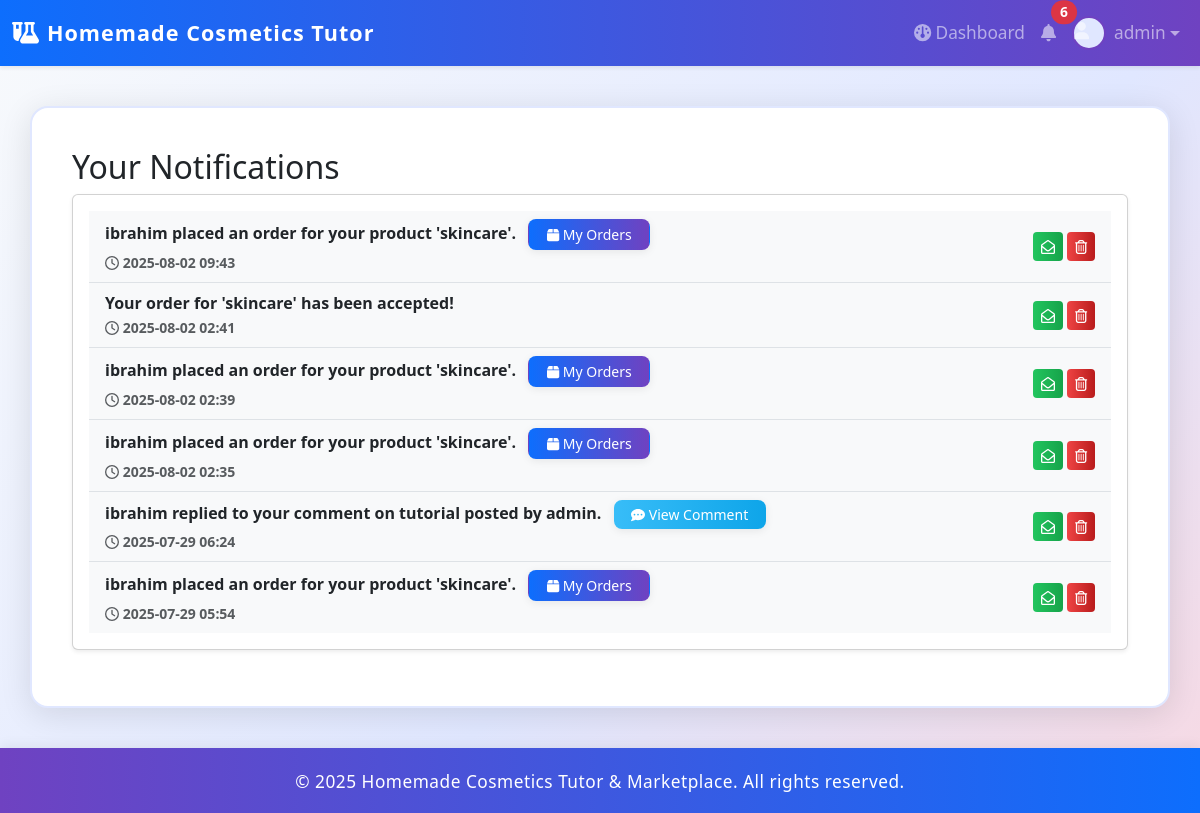
The page /notifications (signed in) on the database its author committed.
### app/model.py (models this page shows, shortened)
class User(db.Model, UserMixin):
    id = db.Column(db.Integer, primary_key=True)
    username = db.Column(db.String(150), nullable=False, unique=True)
    email = db.Column(db.String(150), nullable=False, unique=True)
    password_hash = db.Column(db.String(256), nullable=False)
    role = db.Column(db.String(50), nullable=False)  # 'facilitator' or 'learner'
    is_admin = db.Column(db.Boolean, default=False)  # Admin flag
    notifications = db.relationship('Notification', backref='user', lazy='dynamic')

class Notification(db.Model):
    id = db.Column(db.Integer, primary_key=True)
    user_id = db.Column(db.Integer, db.ForeignKey('user.id'), nullable=False)
    message = db.Column(db.String(256), nullable=False)
    is_read = db.Column(db.Boolean, default=False)
    timestamp = db.Column(db.DateTime, default=datetime.utcnow)
    comment_id = db.Column(db.Integer, nullable=True)  # For direct comment linking

### app/routes.py (the view)
@app.route('/notifications')
@login_required
def notifications():
    from app.model import Notification, Comment
    notifs = Notification.query.filter_by(user_id=current_user.id).order_by(Notification.timestamp.desc()).all()
    comment_ids = [n.comment_id for n in notifs if n.comment_id]
    comments = Comment.query.filter(Comment.id.in_(comment_ids)).all() if comment_ids else []
    comments_dict = {c.id: c for c in comments}
    return render_template('notifications.html', notifications=notifs, comments_dict=comments_dict)

### app/__init__.py (called while the page is built)
@login_manager.user_loader
def load_user(user_id):
    from app.model import User
    return User.query.get(int(user_id))

### app/templates/notifications.html
{% extends "base.html" %}
{% block content %}
<h2>Your Notifications</h2>
<div class="card shadow-sm mb-4">
  <div class="card-body">
    {% if notifications %}
      <ul class="list-group list-group-flush">
        {% for notif in notifications %}
          <li class="list-group-item d-flex justify-content-between align-items-center {% if not notif.is_read %}fw-bold bg-light{% endif %}">
            <div>
              <span>{{ notif.message }}
                {% if notif.comment_id and comments_dict[notif.comment_id] is defined %}
                  <a href="{{ url_for('tutorial_detail', tutorial_id=comments_dict[notif.comment_id].tutorial_id) }}#comment-{{ notif.comment_id }}" class="btn btn-info btn-sm ms-2" style="color:#fff; font-weight:500; border-radius:8px; box-shadow:0 2px 8px rgba(0,0,0,0.08); padding:0.25rem 1.1rem; transition:background 0.2s, box-shadow 0.2s;">
                    <i class="fa-solid fa-comment-dots"></i> View Comment
                  </a>
                {% endif %}
                {% if 'placed an order for your product' in notif.message %}
                  <a href="{{ url_for('seller_orders') }}" class="btn btn-gradient btn-sm ms-2" style="background: linear-gradient(90deg, #0d6efd 0%, #6f42c1 100%); color: #fff; font-weight: 500; border-radius: 8px; box-shadow: 0 2px 8px rgba(0,0,0,0.08); padding: 0.25rem 1.1rem; transition: background 0.2s, box-shadow 0.2s;">
                    <i class="fa-solid fa-box"></i> My Orders
                  </a>
                {% endif %}
              </span><br>
              <small class="text-muted"><i class="fa-regular fa-clock"></i> {{ notif.timestamp.strftime('%Y-%m-%d %H:%M') }}</small>
            </div>
            <div>
              {% if notif.is_read %}
                <form method="post" action="{{ url_for('mark_unread', notif_id=notif.id) }}" style="display:inline;">
                  <button class="btn btn-sm btn-warning" title="Mark as unread"><i class="fa-regular fa-envelope"></i></button>
                </form>
              {% else %}
                <form method="post" action="{{ url_for('mark_read', notif_id=notif.id) }}" style="display:inline;">
                  <button class="btn btn-sm btn-success" title="Mark as read"><i class="fa-regular fa-envelope-open"></i></button>
                </form>
              {% endif %}
              <form method="post" action="{{ url_for('delete_notification', notif_id=notif.id) }}" style="display:inline;">
                <button class="btn btn-sm btn-danger" title="Delete"><i class="fa-regular fa-trash-can"></i></button>
              </form>
            </div>
          </li>
        {% endfor %}
      </ul>
    {% else %}
      <div class="alert alert-info">No notifications.</div>
    {% endif %}
  </div>
</div>
{% endblock %}

### app/templates/base.html (shortened to what this page needs)
<!DOCTYPE html>
<html lang="en">
<head>
    <link href="https://cdn.jsdelivr.net/npm/bootstrap@5.3.0/dist/css/bootstrap.min.css" rel="stylesheet">
    <link rel="stylesheet" href="https://cdnjs.cloudflare.com/ajax/libs/font-awesome/6.4.0/css/all.min.css">
</head>
<body>
    <nav class="navbar navbar-expand-lg navbar-dark shadow-sm">
        <div class="container-fluid">
            <a class="navbar-brand d-flex align-items-center" href="{{ url_for('home') }}">
                <i class="fa-solid fa-flask-vial me-2"></i> Homemade Cosmetics Tutor
            </a>
            <div class="collapse navbar-collapse" id="navbarNav">
                <ul class="navbar-nav ms-auto align-items-center">
                    {% if current_user.is_authenticated %}
                        <li class="nav-item">
                            <a class="nav-link" href="{{ url_for('dashboard') }}"><i class="fa-solid fa-gauge"></i> Dashboard</a>
                        </li>
                        <li class="nav-item">
                            <a class="nav-link position-relative" href="{{ url_for('notifications') }}">
                                <i class="fa-solid fa-bell"></i>
                                {% set unread_count = current_user.notifications|selectattr('is_read', 'equalto', False)|list|length %}
                                {% if unread_count > 0 %}
                                    <span class="position-absolute top-0 start-100 translate-middle badge rounded-pill bg-danger" style="font-size:0.8em;">{{ unread_count }}</span>
                                {% endif %}
                            </a>
                        </li>
                        <li class="nav-item dropdown">
                            <a class="nav-link dropdown-toggle d-flex align-items-center" href="#" id="userDropdown" role="button" data-bs-toggle="dropdown" aria-expanded="false">
                                <span class="user-avatar">
                                    <i class="fa-solid fa-user"></i>
                                </span>
                                {{ current_user.username }}
                            </a>
                        </li>
                    {% endif %}
                </ul>
            </div>
        </div>
    </nav>
    <div class="container main-container">
        {% block content %}{% endblock %}
    </div>
    <footer>
        <div class="container">
            &copy; {{ 2025 }} Homemade Cosmetics Tutor & Marketplace. All rights reserved.
        </div>
    </footer>
</body>
</html>

### app/templates/base.html (style rules this page uses)
body { background: linear-gradient(135deg, #f8fafc 0%, #e0e7ff 60%, #f7d9e3 100%); min-height: 100vh; }
.main-container { background: #fff; border-radius: 18px; box-shadow: 0 6px 32px rgba(0,0,0,0.11); padding: 2.5rem 2.5rem 2rem 2.5rem; margin-top: 2.5rem; margin-bottom: 2.5rem; transition: box-shadow 0.3s, border 0.3s; border: 2px solid #e0e7ff; }
.navbar { position: sticky; top: 0; z-index: 1030; background: linear-gradient(90deg, #0d6efd 0%, #6f42c1 100%) !important; }
.navbar-brand { font-weight: 700; font-size: 1.35rem; letter-spacing: 1px; }
.navbar-nav .nav-link { transition: color 0.2s, background 0.2s; font-weight: 500; font-size: 1.08rem; }
.user-avatar { width: 34px; height: 34px; border-radius: 50%; background: #e0e7ff; display: inline-block; margin-right: 8px; vertical-align: middle; object-fit: cover; border: 2px solid #6f42c1; }
.btn, .alert { transition: box-shadow 0.2s, background 0.2s; }
.btn-success { background: linear-gradient(90deg, #22c55e 0%, #16a34a 100%); border: none; }
.btn-info { background: linear-gradient(90deg, #38bdf8 0%, #0ea5e9 100%); border: none; color: #fff; }
.btn-danger { background: linear-gradient(90deg, #ef4444 0%, #b91c1c 100%); border: none; }
footer { background: linear-gradient(90deg, #6f42c1 0%, #0d6efd 100%); color: #fff; padding: 1.3rem 0 1.1rem 0; text-align: center; letter-spacing: 0.5px; font-size: 1.08rem; box-shadow: 0 -2px 12px rgba(0,0,0,0.07); }

### rows shown on the page
User: username "admin"
Notification: message "ibrahim placed an order for your product 'skincare'.", timestamp "2025-08-02 09:43"
Notification: message "Your order for 'skincare' has been accepted!", timestamp "2025-08-02 02:41"
Notification: message "ibrahim placed an order for your product 'skincare'.", timestamp "2025-08-02 02:39"
Notification: message "ibrahim placed an order for your product 'skincare'.", timestamp "2025-08-02 02:35"
Notification: message "ibrahim replied to your comment on tutorial posted by admin.", timestamp "2025-07-29 06:24"
Notification: message "ibrahim placed an order for your product 'skincare'.", timestamp "2025-07-29 05:54"

### other values the page prints
{{ unread_count }} "6"
{{ 2025 }} "2025"
